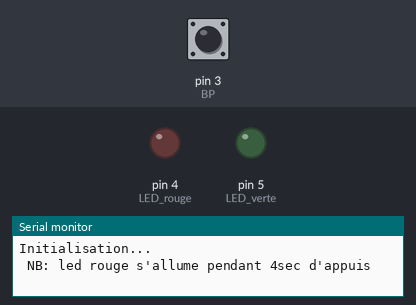
A sketch run on a simulated Arduino Uno, built with avr-gcc and run on an emulated ATmega328P. Parts: output pins drawn as LEDs (lit = HIGH), the last lines printed to the serial monitor. The inputs (shaded band) are chosen by the test bench; at power-on: pin 3 (BP) HIGH.

Above: at 1.7 s.
1.8 s: pin 3 (BP) pulled LOW for 0.15 s
At 2.5 s:
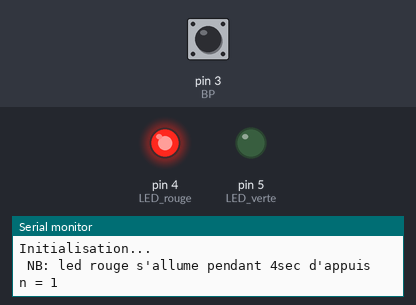
4.9 s: pin 3 (BP) pulled LOW for 1 s
At 7.2 s:
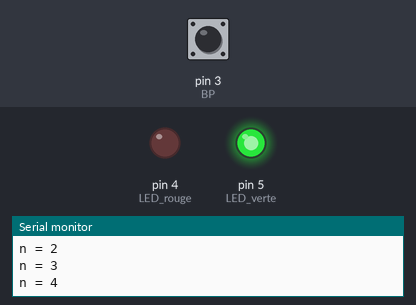
8.9 s: pin 3 (BP) pulled LOW for 3.2 s
At 15.3 s:
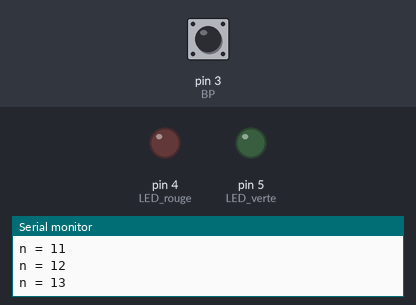
Timing chart, 0 to 16.8 s (numbered marks = the images above; inputs shaded):
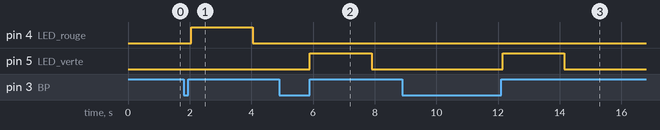

Measured:
- after the input at 1.8 s, pin 4 (LED_rouge): LOW → HIGH after 0.25 s, → LOW 2.0 s later
- after the input at 4.9 s, pin 5 (LED_verte): LOW → HIGH after 1.0 s, → LOW 2.0 s later
- after the input at 8.9 s, pin 5 (LED_verte): LOW → HIGH after 3.3 s, → LOW 2.0 s later

The sketch:

appui_long.ino
```cpp
int BP =3;
int LED_rouge = 4;
int LED_verte =5;
int n =0;
void setup() {
  // put your setup code here, to run once:
pinMode(BP, INPUT_PULLUP);
pinMode(LED_rouge, OUTPUT);
pinMode(LED_verte,OUTPUT);
Serial.begin(9600);
Serial.println("Initialisation...");
Serial.println(" NB: led rouge s'allume pendant 4sec d'appuis");
delay(500);
}

void loop() {

  while(digitalRead(BP)==LOW){
    n =n+1;
    delay(250);//Incrémenter n toutes les 250ms
    Serial.print("n = ");
    Serial.println(n);
  }
  if(n>0 && n<4){ //SI APPUYUI COURT ALLUMER LA LED1
    digitalWrite(LED_rouge,HIGH);
    delay(2000);
    digitalWrite(LED_rouge,LOW);
    n = 0;
  }
  else if (n>=4){ //SI APPUI LONG APPUYER LA LED2
    digitalWrite(LED_verte,HIGH);
    delay(2000);
    digitalWrite(LED_verte,LOW);
    n = 0;
  }
}
```
